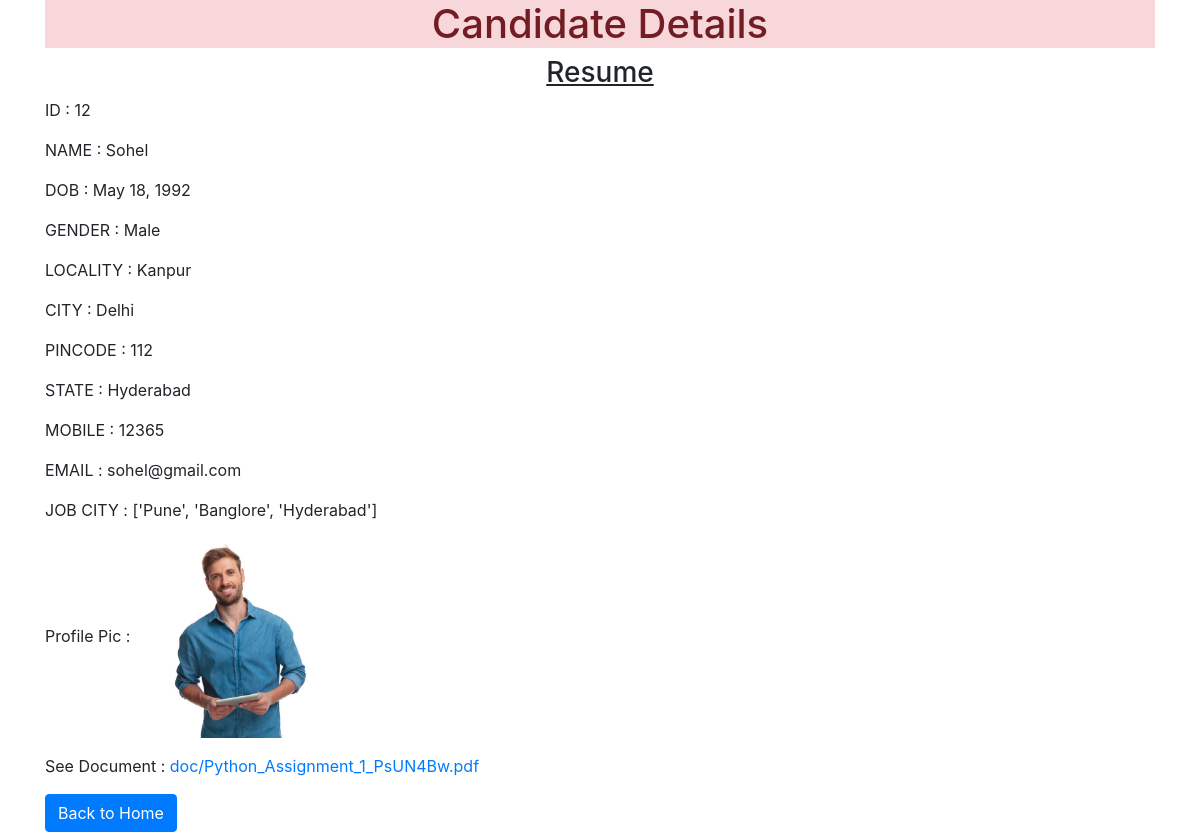
Page /12 on the committed database.
### myapp/models.py (models this page shows)
class Resume(models.Model):
    name = models.CharField(max_length=20)
    dob = models.DateField(auto_now=False,auto_now_add=False)
    gender = models.CharField(max_length=20)
    locality = models.CharField(max_length=30)
    city = models.CharField(max_length=50)
    pincode = models.PositiveIntegerField()
    state = models.CharField(choices=STATE_CHOICES,max_length=50)
    mobile = models.PositiveIntegerField()
    email = models.EmailField()
    job_city = models.CharField(max_length=100)
    profile_image = models.ImageField(upload_to='profileimg',blank=True)
    myfile = models.FileField(upload_to='doc',blank=True)

### myapp/views.py (the view)
# urls.py: path('<int:pk>',views.CandidateView.as_view(),name='candidate'),
class CandidateView(View):
    def get(self,request,pk=None):
        candidate = Resume.objects.get(id=pk)
        return render(request,'myapp/candidate.html',{'candidate':candidate})

### myapp/templates/myapp/candidate.html (shortened to what this page needs)
<!DOCTYPE html>
<html lang="en">
<head>
    <link rel="stylesheet" href="https://cdn.jsdelivr.net/npm/bootstrap@4.0.0/dist/css/bootstrap.min.css">
</head>
<body>
<div class="container">
    <h1 class="alert-danger text-center">Candidate Details</h1>
    <div class="row">
        <div class="col-sm-12">
            <h3 class="text-center"><u>Resume</u></h3>
            <div>
                <p>ID : <span>{{candidate.id}}</span></p>
                <p>NAME : <span>{{candidate.name}}</span></p>
                <p>DOB : <span>{{candidate.dob}}</span> </p>
                <p>GENDER : <span>{{candidate.gender}}</span> </p>
                <p>LOCALITY : <span>{{candidate.locality}}</span> </p>
                <p>CITY : <span>{{candidate.city}}</span> </p>
                <p>PINCODE : <span>{{candidate.pincode}}</span> </p>
                <p>STATE : <span>{{candidate.state}}</span> </p>
                <p>MOBILE : <span>{{candidate.mobile}}</span> </p>
                <p>EMAIL : <span>{{candidate.email}}</span> </p>
                <p>JOB CITY : <span>{{candidate.job_city}}</span> </p>
                <p>Profile Pic : <img src="{{candidate.profile_image.url}}" height="200px" width="200px" alt="No Image"> </p>
                <p>See Document : <a href="{{candidate.myfile.url}}">{{candidate.myfile}}</a> </p>
            </div>
            <a href="{% url 'home' %}" class="btn btn-primary">Back to Home</a>
        </div>
    </div>
</div>
</body>
</html>

### rows in the picture
Resume: id "12", name "Sohel", dob "May 18, 1992", gender "Male", locality "Kanpur", city "Delhi", pincode "112", state "Hyderabad", mobile "12365", email "sohel@gmail.com", job_city "['Pune', 'Banglore', 'Hyderabad']", profile_image (picture), myfile "doc/Python_Assignment_1_PsUN4Bw.pdf"
